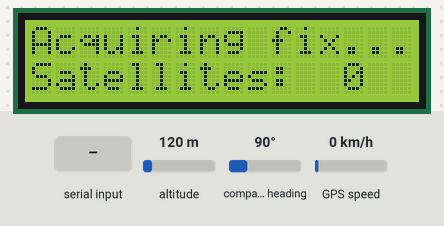
Bench run of a program on a simulated Arduino Uno, built with avr-gcc and run on an emulated ATmega328P. On the bench: 16×2 character LCD. The inputs (shaded band) are chosen by the test bench; at power-on: altitude 120 m, compass heading 90°, GPS speed 0 km/h. The GPS gets a fix after 3 s at 37.7749, -122.4194 with 8 satellites; what the program prints to the serial monitor is not drawn.

Above: at 1.2 s.
1.3 s: altitude set to 20 m
At 4.7 s:
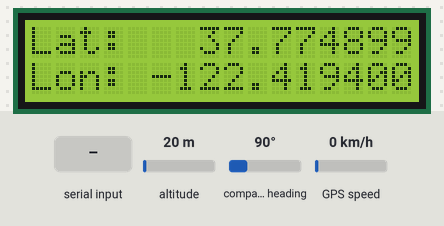
5.0 s: "1" received over the second serial link
8.5 s: compass heading set to 269°
12.5 s: "0" received over the second serial link
At 50.21 s:
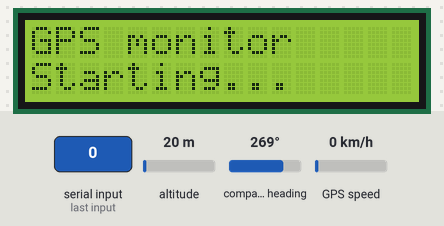
Timing chart, 0 to 51.7 s (numbered marks = the images above; inputs shaded):
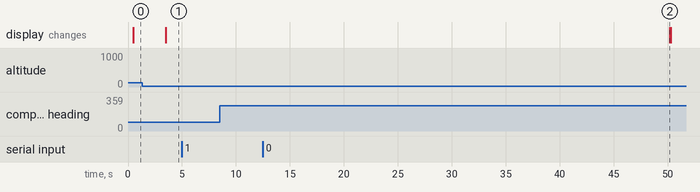

Measured:
- after the input at 5.0 s, every drawn part: stays the same
- after the input at 8.5 s, every drawn part: stays the same

The program:

main.cpp
```cpp
#include <Arduino.h>
#include <SoftwareSerial.h>

#include "GpsReader.h"
#include "LcdDisplay.h"
#include "SerialLogger.h"

// --- Wiring (Arduino Uno) ---------------------------------------------------
//
// LCD 1602, 4-bit parallel mode:
//   RS -> 7   E  -> 8   D4 -> 9   D5 -> 10   D6 -> 11   D7 -> 12
//   RW -> GND (never read from the LCD), V0 -> 10k pot wiper (contrast)
//   GND -> GND, VDD -> 5V, BLA -> 5V through 220R, BLK -> GND
//   D0-D3 stay unconnected: 4-bit mode uses the upper nibble only.
//
// NEO-6M on SoftwareSerial, NOT on pins 0/1:
//   GPS TX -> pin 4       GPS RX -> pin 3 (never driven; leave the wire off)
//   VCC -> 5V, GND -> GND
//
// Keeping the module off pins 0/1 leaves the hardware UART free for logging,
// which means uploads work with everything connected and the raw NMEA can be
// watched live. SoftwareSerial can drop the odd byte under load; TinyGPSPlus
// discards those sentences on checksum, so the cost is a slightly lower update
// rate, never wrong data.

constexpr uint8_t LcdRs = 7;
constexpr uint8_t LcdEnable = 8;
constexpr uint8_t LcdD4 = 9;
constexpr uint8_t LcdD5 = 10;
constexpr uint8_t LcdD6 = 11;
constexpr uint8_t LcdD7 = 12;

constexpr uint8_t GpsRxPin = 4;  // receives the module's TX
constexpr uint8_t GpsTxPin = 3;  // required by SoftwareSerial, never wired

constexpr uint32_t GpsBaudRate = 9600;    // NEO-6M factory default
constexpr uint32_t LogBaudRate = 115200;  // headroom to echo NMEA plus status

constexpr uint32_t DisplayIntervalMs = 500;
constexpr uint32_t LogIntervalMs = 2000;

// Set to false once the wiring is trusted; the status lines alone are quieter.
constexpr bool EnableRawNmeaEcho = true;

SoftwareSerial gpsSerial(GpsRxPin, GpsTxPin);
GpsReader gpsReader(gpsSerial);
LcdDisplay display(LcdRs, LcdEnable, LcdD4, LcdD5, LcdD6, LcdD7);
SerialLogger logger(Serial, LogIntervalMs);

uint32_t lastDisplayAtMs = 0;

void setup() {
  Serial.begin(LogBaudRate);
  gpsSerial.begin(GpsBaudRate);

  display.begin();
  logger.begin();

  if (EnableRawNmeaEcho) {
    gpsReader.echoRawTo(&Serial);
  }
}

void loop() {
  gpsReader.poll();

  // Unsigned subtraction, so this stays correct across the millis() rollover.
  const uint32_t nowMs = millis();
  const bool isDisplayDue = (nowMs - lastDisplayAtMs) >= DisplayIntervalMs;
  const bool isLogDue = logger.isDue(nowMs);

  if (!isDisplayDue && !isLogDue) {
    return;
  }

  const GpsFix fix = gpsReader.currentFix();

  if (isDisplayDue) {
    lastDisplayAtMs = nowMs;
    display.showFix(fix);
  }

  if (isLogDue) {
    logger.log(nowMs, fix, gpsReader.diagnostics());
  }
}
```

GpsDiagnostics.h
```cpp
#pragma once

#include <stdint.h>

// Health counters for the GPS link, for logging rather than display.
//
// Kept separate from GpsFix on purpose: GpsFix answers "what should the screen
// say", this answers "is the link working and how well".
struct GpsDiagnostics {
  // Bytes fed to the parser since boot. Stuck at 0 means the RX wire is wrong.
  uint32_t charsProcessed;

  // Sentences that both passed checksum and claimed a fix.
  uint32_t sentencesWithFix;

  // Corrupt sentences. A steadily climbing count means noise or a baud
  // mismatch; a few during startup are normal.
  uint32_t failedChecksums;

  // Satellites used in the solution, as reported in GGA. This is not
  // satellites in view -- it stays 0 until a fix is achieved.
  uint32_t satellitesInSolution;

  // Horizontal dilution of precision. Below 2 is good, above 5 is a weak
  // solution. 99.99 is the module's way of saying "no idea".
  double hdop;

  // Milliseconds since the last position was committed.
  uint32_t locationAgeMs;
};
```

GpsFix.h
```cpp
#pragma once

#include <stdint.h>

// A snapshot of what the GPS module currently knows.
//
// This is the only thing that crosses the boundary between GpsReader and
// LcdDisplay, so the display code never has to know that NMEA exists.
struct GpsFix {
  // True when the module is sending us bytes at all. False means the wiring
  // or the baud rate is wrong, not that the sky is cloudy.
  bool isReceivingData;

  // True when a position has been decoded and is still fresh.
  bool hasFix;

  // Decimal degrees; only meaningful while hasFix is true.
  double latitude;
  double longitude;

  // Satellites used in the last solution, 0 when unknown.
  uint8_t satellites;
};
```

GpsReader.h
```cpp
#pragma once

#include <Arduino.h>
#include <TinyGPS++.h>

#include "GpsDiagnostics.h"
#include "GpsFix.h"

// Turns the NMEA sentence stream coming out of a NEO-6M into a GpsFix.
//
// Receive-only by design: a 5 V TX line would over-drive the module's 3.3 V RX
// pin, so this class never writes to the stream it was given.
class GpsReader {
 public:
  explicit GpsReader(Stream &stream);

  // Mirrors every received byte to sink, so the raw sentences can be watched
  // on the serial monitor. Pass nullptr to stop echoing.
  void echoRawTo(Print *sink);

  // Feeds every byte buffered so far into the parser. Call this often --
  // a SoftwareSerial buffer holds 64 bytes and a 1 Hz NMEA burst is longer
  // than that.
  void poll();

  // Not const: TinyGPSPlus clears its "updated" flags when values are read.
  GpsFix currentFix();
  GpsDiagnostics diagnostics();

 private:
  // A position older than this is treated as no fix rather than shown as if
  // it were current.
  static constexpr uint32_t FixTimeoutMs = 5000;

  // Enough characters to prove the serial line works; roughly one sentence.
  static constexpr uint32_t MinimumCharsForData = 10;

  Stream &_stream;
  Print *_rawSink;
  TinyGPSPlus _gps;
};
```

SerialLogger.h
```cpp
#pragma once

#include <Arduino.h>

#include "GpsDiagnostics.h"
#include "GpsFix.h"

// Prints a periodic one-line status summary to the USB serial port.
//
// Deliberately separate from the raw NMEA echo (which GpsReader does): the
// echo shows what the module said, this shows what the parser made of it.
// Seeing both side by side is what distinguishes "the module is lying" from
// "we are misreading it".
class SerialLogger {
 public:
  SerialLogger(Print &output, uint32_t intervalMs);

  void begin();

  bool isDue(uint32_t nowMs) const;
  void log(uint32_t nowMs, const GpsFix &fix, const GpsDiagnostics &diagnostics);

 private:
  Print &_output;
  uint32_t _intervalMs;
  uint32_t _lastLogAtMs;
  bool _hasLogged;
};
```

GpsReader.cpp
```cpp
#include "GpsReader.h"

GpsReader::GpsReader(Stream &stream) : _stream(stream), _rawSink(nullptr) {}

void GpsReader::echoRawTo(Print *sink) { _rawSink = sink; }

void GpsReader::poll() {
  while (_stream.available() > 0) {
    const char received = static_cast<char>(_stream.read());

    if (_rawSink != nullptr) {
      _rawSink->write(received);
    }

    _gps.encode(received);
  }
}

GpsFix GpsReader::currentFix() {
  GpsFix fix;

  fix.isReceivingData = _gps.charsProcessed() > MinimumCharsForData;
  fix.hasFix = _gps.location.isValid() && _gps.location.age() < FixTimeoutMs;
  fix.latitude = fix.hasFix ? _gps.location.lat() : 0.0;
  fix.longitude = fix.hasFix ? _gps.location.lng() : 0.0;
  fix.satellites =
      _gps.satellites.isValid() ? static_cast<uint8_t>(_gps.satellites.value()) : 0;

  return fix;
}

GpsDiagnostics GpsReader::diagnostics() {
  GpsDiagnostics diagnostics;

  diagnostics.charsProcessed = _gps.charsProcessed();
  diagnostics.sentencesWithFix = _gps.sentencesWithFix();
  diagnostics.failedChecksums = _gps.failedChecksum();
  diagnostics.satellitesInSolution =
      _gps.satellites.isValid() ? _gps.satellites.value() : 0;

  // TinyGPSPlus stores HDOP in hundredths.
  diagnostics.hdop = _gps.hdop.isValid() ? _gps.hdop.value() / 100.0 : 0.0;
  diagnostics.locationAgeMs =
      _gps.location.isValid() ? _gps.location.age() : 0;

  return diagnostics;
}
```

SerialLogger.cpp
```cpp
#include "SerialLogger.h"

SerialLogger::SerialLogger(Print &output, uint32_t intervalMs)
    : _output(output), _intervalMs(intervalMs), _lastLogAtMs(0), _hasLogged(false) {}

void SerialLogger::begin() {
  _output.println();
  _output.println(F("[gps-monitor] started. Raw NMEA echo is interleaved below."));
  _output.println(F("[gps-monitor] status format:"));
  _output.println(F("  rx     = bytes received from the module"));
  _output.println(F("  fixes  = sentences that passed checksum AND claimed a fix"));
  _output.println(F("  bad    = sentences that failed checksum"));
  _output.println(F("  sats   = satellites used in the solution (0 until locked)"));
  _output.println(F("  hdop   = horizontal dilution: <2 good, >5 weak"));
  _output.println();
}

bool SerialLogger::isDue(uint32_t nowMs) const {
  // Unsigned subtraction, so this survives the millis() rollover.
  return !_hasLogged || (nowMs - _lastLogAtMs) >= _intervalMs;
}

void SerialLogger::log(uint32_t nowMs, const GpsFix &fix,
                       const GpsDiagnostics &diagnostics) {
  _lastLogAtMs = nowMs;
  _hasLogged = true;

  // Leading newline: the raw echo may have left a partial line behind.
  _output.println();
  _output.print(F("[status "));
  _output.print(nowMs / 1000);
  _output.print(F("s] rx="));
  _output.print(diagnostics.charsProcessed);
  _output.print(F(" fixes="));
  _output.print(diagnostics.sentencesWithFix);
  _output.print(F(" bad="));
  _output.print(diagnostics.failedChecksums);
  _output.print(F(" sats="));
  _output.print(diagnostics.satellitesInSolution);
  _output.print(F(" hdop="));
  _output.print(diagnostics.hdop, 2);

  if (!fix.isReceivingData) {
    _output.println(F(" | NO DATA - check the GPS TX wire"));
    return;
  }

  if (!fix.hasFix) {
    _output.println(F(" | NO FIX - acquiring"));
    return;
  }

  _output.print(F(" | FIX lat="));
  _output.print(fix.latitude, 6);
  _output.print(F(" lon="));
  _output.print(fix.longitude, 6);
  _output.print(F(" age="));
  _output.print(diagnostics.locationAgeMs);
  _output.println(F("ms"));
}
```

LcdDisplay.h
```cpp
#pragma once

#include <Arduino.h>
#include <LiquidCrystal.h>

#include "GpsFix.h"

// Renders a GpsFix onto a 16x2 character LCD wired in 4-bit parallel mode.
//
// Every write is a full-width, space-padded line written over the previous
// one, so there is never a call to clear() -- that call is slow and makes the
// display visibly flicker once a second.
class LcdDisplay {
 public:
  LcdDisplay(uint8_t rs, uint8_t enable, uint8_t d4, uint8_t d5, uint8_t d6,
             uint8_t d7);

  void begin();

  // Redraws only the lines whose text actually changed.
  void showFix(const GpsFix &fix);

 private:
  static constexpr uint8_t Columns = 16;
  static constexpr uint8_t Rows = 2;

  void writeLine(uint8_t row, const char *text);

  // Formats a coordinate as "<label><right-aligned value>", exactly 16 wide.
  static void formatCoordinate(const char *label, double value, char *out);

  LiquidCrystal _lcd;
  char _renderedLines[Rows][Columns + 1];
};
```

LcdDisplay.cpp
```cpp
#include "LcdDisplay.h"

#include <stdio.h>
#include <stdlib.h>
#include <string.h>

LcdDisplay::LcdDisplay(uint8_t rs, uint8_t enable, uint8_t d4, uint8_t d5,
                       uint8_t d6, uint8_t d7)
    : _lcd(rs, enable, d4, d5, d6, d7) {
  memset(_renderedLines, 0, sizeof(_renderedLines));
}

void LcdDisplay::begin() {
  _lcd.begin(Columns, Rows);
  writeLine(0, "GPS monitor");
  writeLine(1, "Starting...");
}

void LcdDisplay::showFix(const GpsFix &fix) {
  char firstLine[Columns + 1];
  char secondLine[Columns + 1];

  if (!fix.isReceivingData) {
    // Nothing at all on the serial line: this is a wiring or baud problem,
    // so point at the wire that is almost always the culprit.
    strcpy(firstLine, "No GPS data");
    strcpy(secondLine, "GPS TX -> pin 0");
  } else if (!fix.hasFix) {
    strcpy(firstLine, "Acquiring fix...");
    snprintf(secondLine, sizeof(secondLine), "Satellites: %2u",
             static_cast<unsigned int>(fix.satellites));
  } else {
    formatCoordinate("Lat:", fix.latitude, firstLine);
    formatCoordinate("Lon:", fix.longitude, secondLine);
  }

  writeLine(0, firstLine);
  writeLine(1, secondLine);
}

void LcdDisplay::formatCoordinate(const char *label, double value, char *out) {
  // Six decimals is about 0.11 m at the equator -- far finer than the module
  // resolves, but it keeps the column width fixed so digits never jump around.
  char number[Columns];
  dtostrf(value, Columns - 4, 6, number);
  snprintf(out, Columns + 1, "%s%s", label, number);
}

void LcdDisplay::writeLine(uint8_t row, const char *text) {
  char padded[Columns + 1];

  uint8_t column = 0;
  while (column < Columns && text[column] != '\0') {
    padded[column] = text[column];
    column++;
  }
  while (column < Columns) {
    padded[column++] = ' ';
  }
  padded[Columns] = '\0';

  if (strcmp(padded, _renderedLines[row]) == 0) {
    return;
  }

  strcpy(_renderedLines[row], padded);
  _lcd.setCursor(0, row);
  _lcd.print(padded);
}
```
